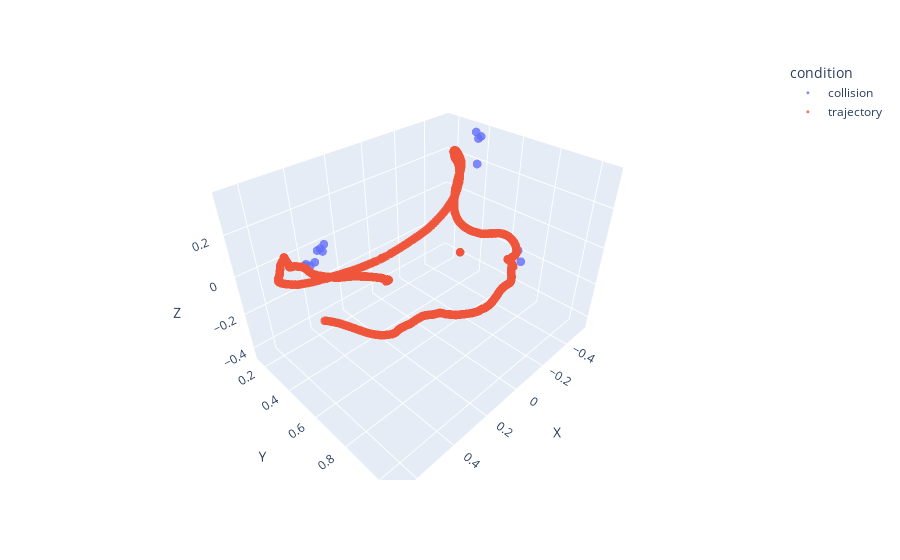

Notebook source saved alongside this figure:
### Code cell
fig = px.scatter_3d(total_df, x='X', y='Y', z='Z',
            color='condition',color_continuous_scale=px.colors.sequential.Viridis, opacity=0.8)
fig.update_traces(marker_size = 3)
fig.show()

### Figure 1 — Plotly figure (JSON) as saved in the notebook; plotly's stock layout.template omitted (floating-point values rounded to 4 significant figures; data arrays with more than 128 entries replaced by an {"elided": "..."} marker saying what was removed)
{"data": [{"hovertemplate": "condition=collision<br>X=%{x}<br>Y=%{y}<br>Z=%{z}<extra></extra>", "legendgroup": "collision", "marker": {"color": "#636efa", "opacity": 0.8, "size": 3, "symbol": "circle"}, "mode": "markers", "name": "collision", "scene": "scene", "showlegend": true, "type": "scatter3d", "x": [-0.5346, -0.5173, -0.5162, -0.3252, 0.0109, 0.03034, 0.5187, 0.5275, 0.5363, 0.5538, 0.5711, 0.5826, 0.5853, 0.5918], "y": [0.3646, 0.394, 0.3626, 0.5351, 1.022, 1.051, 0.4936, 0.5597, 0.546, 0.5878, 0.5211, 0.4983, 0.5167, 0.5908], "z": [0.3234, 0.3462, 0.3606, 0.3072, 0.2247, 0.1992, 0.2155, 0.2763, 0.2558, 0.2709, 0.1872, 0.1806, 0.1982, 0.2456]}, {"hovertemplate": "condition=trajectory<br>X=%{x}<br>Y=%{y}<br>Z=%{z}<extra></extra>", "legendgroup": "trajectory", "marker": {"color": "#EF553B", "opacity": 0.8, "size": 3, "symbol": "circle"}, "mode": "markers", "name": "trajectory", "scene": "scene", "showlegend": true, "type": "scatter3d", "x": {"elided": "976 float values"}, "y": {"elided": "976 float values"}, "z": {"elided": "976 float values"}}], "layout": {"legend": {"title": {"text": "condition"}, "tracegroupgap": 0}, "margin": {"t": 60}, "scene": {"domain": {"x": [0, 1], "y": [0, 1]}, "xaxis": {"title": {"text": "X"}}, "yaxis": {"title": {"text": "Y"}}, "zaxis": {"title": {"text": "Z"}}}}}
